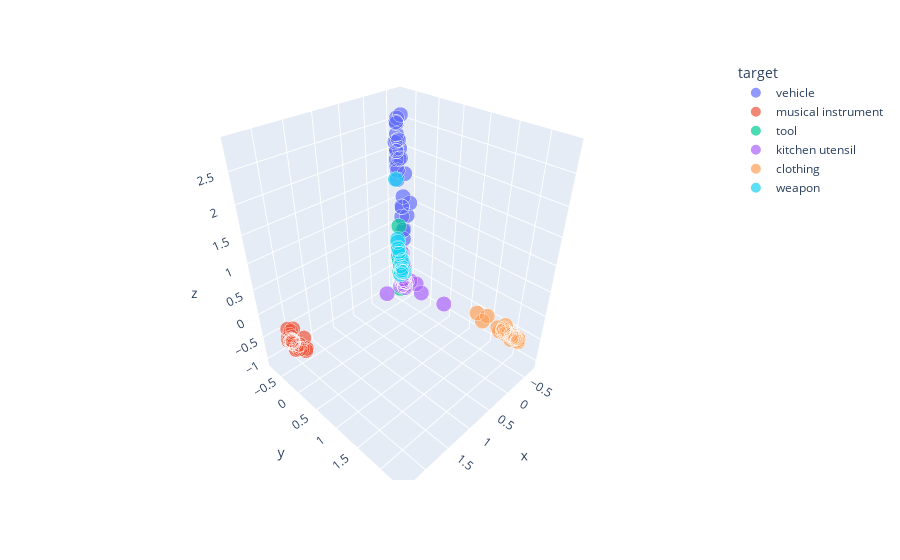

The cell this chart's notebook holds for it:
### Code cell
transformed_df = pd.DataFrame(transformed_X, columns=['x','y','z'])
transformed_df['target'] = train_y.values
transformed_df['name'] = df.index
transformed_df['size'] = [1 for i in range(transformed_df.shape[0])]
px.scatter_3d(transformed_df, x='x', y='y', z='z',
              color='target', hover_data=['name'], size='size', size_max=15)

### Figure 1 — Plotly figure (JSON) as saved in the notebook; plotly's stock layout.template omitted (floating-point values rounded to 4 significant figures)
{"data": [{"customdata": [["(hot air) balloon"], ["airplane"], ["bicycle"], ["boat"], ["bus"], ["car"], ["carriage"], ["cart"], ["go-cart"], ["helicopter"], ["hovercraft"], ["jeep"], ["kick scooter"], ["motorbike (moto)"], ["rocket"], ["scooter (bromfiets)"], ["scooter (brommer)"], ["skateboard"], ["sled"], ["submarine"], ["subway train"], ["taxi"], ["tractor"], ["trailer"], ["train"], ["tram"], ["truck (camion)"], ["truck (vrachtwagen)"], ["van"], ["zeppelin"]], "hovertemplate": "target=vehicle<br>x=%{x}<br>y=%{y}<br>z=%{z}<br>size=%{marker.size}<br>name=%{customdata[0]}<extra></extra>", "legendgroup": "vehicle", "marker": {"color": "#636efa", "size": [1, 1, 1, 1, 1, 1, 1, 1, 1, 1, 1, 1, 1, 1, 1, 1, 1, 1, 1, 1, 1, 1, 1, 1, 1, 1, 1, 1, 1, 1], "sizemode": "area", "sizeref": 0.004444, "symbol": "circle"}, "mode": "markers", "name": "vehicle", "scene": "scene", "showlegend": true, "type": "scatter3d", "x": [-0.2235, -0.09517, -0.3209, -0.1281, -0.1171, -0.07594, -0.2961, -0.38, -0.3112, -0.1458, -0.1665, -0.1404, -0.3856, -0.1505, -0.2444, -0.1951, -0.1749, -0.3595, -0.4058, -0.2085, -0.2384, -0.1105, -0.1827, -0.2787, -0.1781, -0.2198, -0.1069, -0.1221, -0.1583, -0.1692], "y": [-0.05587, -0.2473, -0.2108, -0.226, -0.2591, -0.1266, -0.3075, -0.4025, -0.3358, -0.3212, -0.3124, -0.2345, -0.3772, -0.2205, -0.3744, -0.2714, -0.2257, -0.3275, -0.3842, -0.3591, -0.3604, -0.2497, -0.3314, -0.2688, -0.3221, -0.3562, -0.2413, -0.2744, -0.2961, -0.1239], "z": [1.342, 2.718, 1.005, 2.419, 2.683, 2.859, 1.14, 0.8809, 1.137, 2.355, 2.238, 2.425, 0.6076, 2.282, 1.658, 2.076, 2.108, 0.6543, 0.4086, 2.038, 1.829, 2.519, 2.191, 1.365, 2.202, 1.914, 2.778, 2.692, 2.385, 1.872]}, {"customdata": [["accordion"], ["bagpipe"], ["banjo"], ["bass guitar"], ["bassoon"], ["cello"], ["clarinet"], ["cymbals"], ["double bass"], ["drum"], ["drum set"], ["flute"], ["guitar"], ["harmonica"], ["harp"], ["harpsichord"], ["organ"], ["pan flute"], ["piano"], ["recorder"], ["saxophone"], ["synthesizer"], ["tambourine"], ["triangle"], ["trombone"], ["trumpet"], ["violin"]], "hovertemplate": "target=musical instrument<br>x=%{x}<br>y=%{y}<br>z=%{z}<br>size=%{marker.size}<br>name=%{customdata[0]}<extra></extra>", "legendgroup": "musical instrument", "marker": {"color": "#EF553B", "size": [1, 1, 1, 1, 1, 1, 1, 1, 1, 1, 1, 1, 1, 1, 1, 1, 1, 1, 1, 1, 1, 1, 1, 1, 1, 1, 1], "sizemode": "area", "sizeref": 0.004444, "symbol": "circle"}, "mode": "markers", "name": "musical instrument", "scene": "scene", "showlegend": true, "type": "scatter3d", "x": [2.12, 2.269, 2.272, 2.302, 2.272, 2.348, 2.253, 2.066, 2.346, 2.15, 2.29, 2.218, 2.308, 2.148, 2.309, 2.253, 2.238, 2.218, 2.342, 2.195, 2.286, 2.265, 2.018, 1.99, 2.242, 2.24, 2.289], "y": [-0.1276, -0.04126, -0.2213, -0.1984, -0.2471, -0.2075, -0.2523, -0.3231, -0.2169, -0.2249, -0.2516, -0.2781, -0.1608, -0.2664, -0.2286, -0.2523, -0.2186, -0.2525, -0.1846, -0.2328, -0.258, -0.2449, -0.2683, -0.3424, -0.2783, -0.278, -0.2285], "z": [-0.2418, -0.3251, -0.3177, -0.2125, -0.3185, -0.2, -0.3473, -0.6467, -0.1604, -0.4332, -0.1428, -0.407, -0.1959, -0.4574, -0.2179, -0.2178, -0.02986, -0.5133, 0.05479, -0.43, -0.296, -0.08185, -0.6388, -0.7576, -0.3271, -0.3419, -0.27]}, {"customdata": [["anvil"], ["axe"], ["chisel"], ["clamp"], ["crowbar (breekijzer)"], ["crowbar (koevoet)"], ["drill"], ["file"], ["filling knife"], ["grinding disc"], ["hammer"], ["lawn mower"], ["level"], ["nail"], ["oil can"], ["paint brush"], ["pickaxe"], ["plane"], ["plough"], ["rope"], ["saw"], ["screw wrench (engelse sleutel)"], ["screwdriver"], ["shovel"], ["tongs"], ["vacuum cleaner"], ["wheelbarrow"], ["wire brush"], ["wrench"]], "hovertemplate": "target=tool<br>x=%{x}<br>y=%{y}<br>z=%{z}<br>size=%{marker.size}<br>name=%{customdata[0]}<extra></extra>", "legendgroup": "tool", "marker": {"color": "#00cc96", "size": [1, 1, 1, 1, 1, 1, 1, 1, 1, 1, 1, 1, 1, 1, 1, 1, 1, 1, 1, 1, 1, 1, 1, 1, 1, 1, 1, 1, 1], "sizemode": "area", "sizeref": 0.004444, "symbol": "circle"}, "mode": "markers", "name": "tool", "scene": "scene", "showlegend": true, "type": "scatter3d", "x": [-0.6188, -0.649, -0.6655, -0.6338, -0.6508, -0.6593, -0.5196, -0.6543, -0.6666, -0.5444, -0.6786, -0.4233, -0.6474, -0.6727, -0.6026, -0.614, -0.6584, -0.6526, -0.5714, -0.6164, -0.6743, -0.6806, -0.6884, -0.6463, -0.6782, -0.5118, -0.5494, -0.6349, -0.6835], "y": [-0.7086, -0.7252, -0.7219, -0.6803, -0.7327, -0.7372, -0.6295, -0.7184, -0.7118, -0.663, -0.7426, -0.5202, -0.6644, -0.711, -0.6106, -0.5376, -0.7399, -0.7049, -0.6572, -0.5011, -0.754, -0.7449, -0.7372, -0.6948, -0.7386, -0.5304, -0.6221, -0.6488, -0.7431], "z": [-0.6339, -0.6982, -0.8795, -0.7377, -0.7653, -0.8108, -0.01852, -1.053, -0.8999, -0.1712, -0.8539, 0.6194, -0.8776, -0.9218, -0.6469, -0.7434, -0.7961, -0.8407, -0.279, -0.8102, -0.8965, -0.9665, -0.9799, -0.7482, -0.9252, -0.08939, -0.09228, -0.7908, -0.9792]}, {"customdata": [["apron"], ["bottle"], ["bowl"], ["can opener"], ["colander"], ["electric kettle"], ["fork"], ["fridge"], ["glass"], ["grater"], ["kettle"], ["knife"], ["microwave oven"], ["mixer"], ["mug"], ["nutcracker"], ["oven"], ["pan"], ["percolator"], ["place mat"], ["plate"], ["pot"], ["scales"], ["scissors"], ["sieve"], ["spatula"], ["spoon"], ["stove"], ["teaspoon"], ["toaster"], ["towel"], ["whisk"], ["wok"]], "hovertemplate": "target=kitchen utensil<br>x=%{x}<br>y=%{y}<br>z=%{z}<br>size=%{marker.size}<br>name=%{customdata[0]}<extra></extra>", "legendgroup": "kitchen utensil", "marker": {"color": "#ab63fa", "size": [1, 1, 1, 1, 1, 1, 1, 1, 1, 1, 1, 1, 1, 1, 1, 1, 1, 1, 1, 1, 1, 1, 1, 1, 1, 1, 1, 1, 1, 1, 1, 1, 1], "sizemode": "area", "sizeref": 0.004444, "symbol": "circle"}, "mode": "markers", "name": "kitchen utensil", "scene": "scene", "showlegend": true, "type": "scatter3d", "x": [-0.4842, -0.5107, -0.6136, -0.6191, -0.6334, -0.531, -0.6641, -0.5097, -0.5992, -0.1943, -0.5979, -0.715, -0.5031, -0.5476, -0.5734, -0.644, -0.5206, -0.6251, -0.5231, -0.5472, -0.6156, -0.6251, -0.5876, -0.6701, -0.6564, -0.6353, -0.6496, -0.5486, -0.6285, -0.5553, -0.4437, -0.6447, -0.6237], "y": [0.6028, -0.5155, -0.5344, -0.6363, -0.5797, -0.5185, -0.5847, -0.5472, -0.5004, -0.6326, -0.5925, -0.7711, -0.5127, -0.5747, -0.3557, -0.6481, -0.5595, -0.6079, -0.5029, -0.1707, -0.4992, -0.5964, -0.549, -0.6835, -0.6314, -0.5808, -0.5785, -0.5853, -0.5651, -0.5119, 0.06571, -0.6314, -0.5911], "z": [-0.6155, -0.7886, -0.7706, -0.5999, -0.7812, -0.2515, -0.9289, 0.002079, -0.7391, -0.8916, -0.6372, -1.047, -0.009387, -0.1875, -0.6281, -0.8166, -0.0837, -0.7447, -0.248, -0.5901, -0.7517, -0.7704, -0.5648, -0.8546, -0.9091, -0.8392, -0.9555, -0.1951, -0.8774, -0.3607, -0.6285, -0.8865, -0.7226]}, {"customdata": [["bathing suit"], ["beanie"], ["belt"], ["blouse"], ["boots"], ["bra"], ["cap"], ["coat"], ["dress"], ["dungarees"], ["hat"], ["jeans"], ["mittens"], ["panties"], ["pants"], ["pullover"], ["pyjamas"], ["scarf"], ["shirt"], ["shoes"], ["shorts"], ["skirt"], ["socks"], ["suit"], ["sweater"], ["t-shirt"], ["tie"], ["top"], ["tracksuit"]], "hovertemplate": "target=clothing<br>x=%{x}<br>y=%{y}<br>z=%{z}<br>size=%{marker.size}<br>name=%{customdata[0]}<extra></extra>", "legendgroup": "clothing", "marker": {"color": "#FFA15A", "size": [1, 1, 1, 1, 1, 1, 1, 1, 1, 1, 1, 1, 1, 1, 1, 1, 1, 1, 1, 1, 1, 1, 1, 1, 1, 1, 1, 1, 1], "sizemode": "area", "sizeref": 0.004444, "symbol": "circle"}, "mode": "markers", "name": "clothing", "scene": "scene", "showlegend": true, "type": "scatter3d", "x": [-0.2746, -0.2771, -0.3228, -0.2344, -0.3226, -0.2534, -0.2794, -0.2487, -0.131, -0.2708, -0.2554, -0.2468, -0.2856, -0.2618, -0.2582, -0.249, -0.2357, -0.2703, -0.2312, -0.2884, -0.2607, -0.2416, -0.2731, -0.2281, -0.2437, -0.2549, -0.2587, -0.2555, -0.2581], "y": [2.038, 1.933, 1.591, 2.344, 1.467, 2.205, 2.034, 2.274, 2.281, 2.043, 2.063, 2.224, 1.967, 2.249, 2.327, 2.347, 2.263, 2.086, 2.361, 1.698, 2.154, 2.293, 2.113, 2.095, 2.312, 2.289, 2.098, 2.228, 2.06], "z": [-0.2366, -0.2305, -0.3274, -0.1687, -0.2257, -0.1908, -0.2423, -0.205, -0.1718, -0.1918, -0.1855, -0.1886, -0.2921, -0.2404, -0.2542, -0.2561, -0.1754, -0.2631, -0.1823, -0.1344, -0.2082, -0.2, -0.2355, -0.05376, -0.1962, -0.2351, -0.208, -0.2342, -0.1591]}, {"customdata": [["bazooka"], ["bow"], ["canon"], ["club"], ["dagger"], ["double-barreled shotgun"], ["grenade"], ["knuckle dusters"], ["machine gun"], ["pistol"], ["rifle"], ["shield"], ["slingshot"], ["spear"], ["stick"], ["sword"], ["tank"], ["whip"]], "hovertemplate": "target=weapon<br>x=%{x}<br>y=%{y}<br>z=%{z}<br>size=%{marker.size}<br>name=%{customdata[0]}<extra></extra>", "legendgroup": "weapon", "marker": {"color": "#19d3f3", "size": [1, 1, 1, 1, 1, 1, 1, 1, 1, 1, 1, 1, 1, 1, 1, 1, 1, 1], "sizemode": "area", "sizeref": 0.004444, "symbol": "circle"}, "mode": "markers", "name": "weapon", "scene": "scene", "showlegend": true, "type": "scatter3d", "x": [-0.4662, -0.4997, -0.4758, -0.5847, -0.5889, -0.5131, -0.5038, -0.5649, -0.4974, -0.5156, -0.5054, -0.5606, -0.5129, -0.5632, -0.5644, -0.5699, -0.2811, -0.5318], "y": [-0.6001, -0.5312, -0.6082, -0.6192, -0.6325, -0.6279, -0.5686, -0.5186, -0.6133, -0.6145, -0.6227, -0.5563, -0.5288, -0.5691, -0.6198, -0.6307, -0.4526, -0.5213], "z": [0.2223, -0.2195, 0.2749, -0.5462, -0.5296, -0.084, -0.05043, -0.4865, 0.06345, -0.02586, 0.03277, -0.5112, -0.1909, -0.464, -0.595, -0.3998, 1.626, -0.3714]}], "layout": {"legend": {"itemsizing": "constant", "title": {"text": "target"}, "tracegroupgap": 0}, "margin": {"t": 60}, "scene": {"domain": {"x": [0, 1], "y": [0, 1]}, "xaxis": {"title": {"text": "x"}}, "yaxis": {"title": {"text": "y"}}, "zaxis": {"title": {"text": "z"}}}}}
